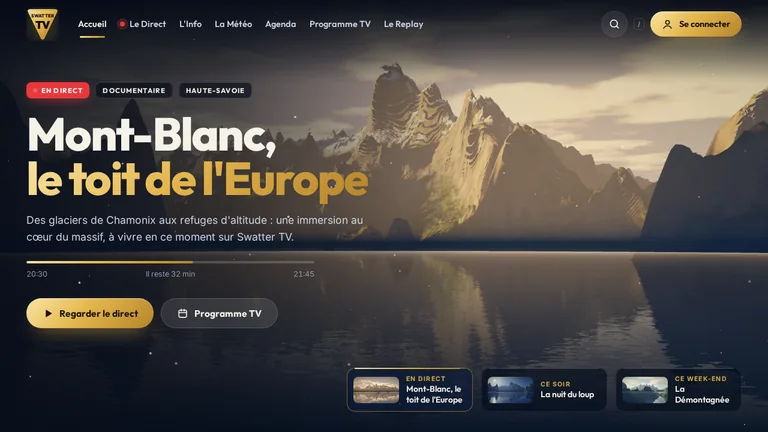
#> input picture video/vrais-sites/v03-swatter-montagnes/assets/desk/k001.webp, 768 x 432 px
$ python -i prepare-assets.py   (imports and definitions only)
#> lines starting #> are read from the running program, lines starting #| are printed output that depends on the picture
#> further down, picture is the input picture: PIL image 768x432 RGB; mean R, G, B 76.9, 72.6, 69.1
"""Prépare les images de la vidéo à partir des captures brutes et des rendus de render.c.

python3 -I scripts/prepare-assets.py <captures brutes> <rendus render.c (dossier out/)>

- héros mobile @3 : plaque sans interface (55 images), images complètes (28), calques d'interface (PNG transparents) ;
- téléphone, Programme TV, Top 10 (mobile @2) et ordinateur (1280 × 720) : séquences WebP ;
- render.c : 8 préréglages 1080 × 1920, le préréglage 0 en 540 × 960 … 68 × 120 (sans perte), travelling avant (48 images) ;
- copie de hero-crepuscule.webp, de render.c (affiché tel quel) et de la police Outfit (OFL) de la maquette.
"""
import json
import shutil
import sys
from pathlib import Path

from PIL import Image

RAW = Path(sys.argv[1])
RENDER = Path(sys.argv[2])
HERE = Path(__file__).resolve().parent.parent
A = HERE / "assets"
REPO = Path("/home/user/rayenebnt/swatter-tv/maquette")


def fresh(p):
    p = A / p
    shutil.rmtree(p, ignore_errors=True)
    p.mkdir(parents=True, exist_ok=True)
    return p


def frame_1080(im):
    # 1170 × 2532 (390 × 844 @3) ramené à 1080 de large, cadré en haut : la barre d'onglets sort du cadre
    im = im.convert("RGB")
    w, h = im.size
#> w = 768; h = 432
    k = 1080 / w
#> k = 1.41
    return im.resize((1080, round(h * k)), Image.LANCZOS).crop((0, 0, 1080, 1920))
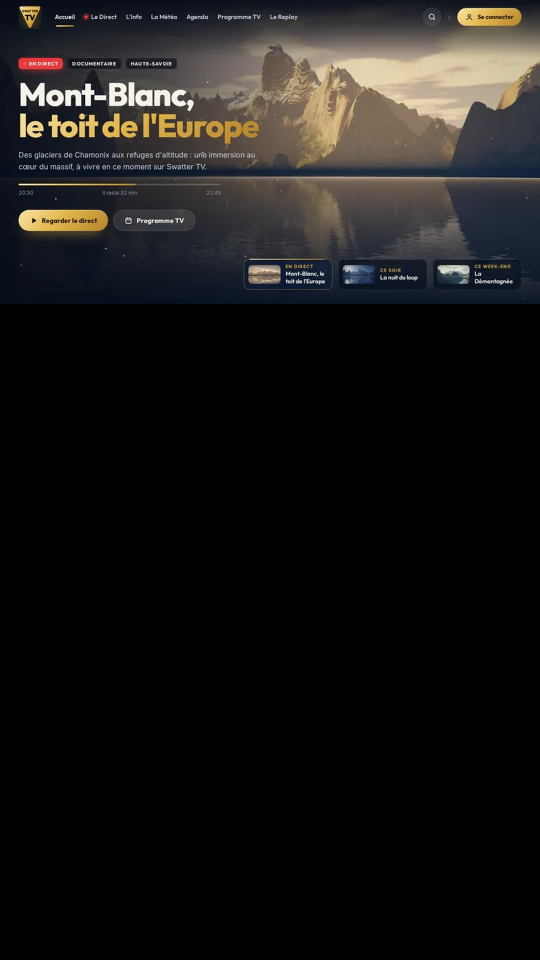
#> returned value: PIL image 1080x1920 RGB (shown at 1/2 size); mean R, G, B 24.3, 23, 21.9


# ---------- Héros mobile ----------
hero = RAW / "hero"
# [44 lines not run here, left out]


def seq(src, pattern, dst, prefix, size, q=80):
    files = sorted((RAW / src).glob(pattern))
    if not files:
        return 0
    out = fresh(dst)
    for i, p in enumerate(files):
        Image.open(p).convert("RGB").resize(size, Image.LANCZOS).save(out / f"{prefix}{i:03d}.webp", quality=q, method=6)
    return len(files)


# [24 lines not run here, left out]

>>> from PIL import Image
>>> picture = Image.open('../assets/desk/k001.webp')
>>> result = frame_1080(picture)
